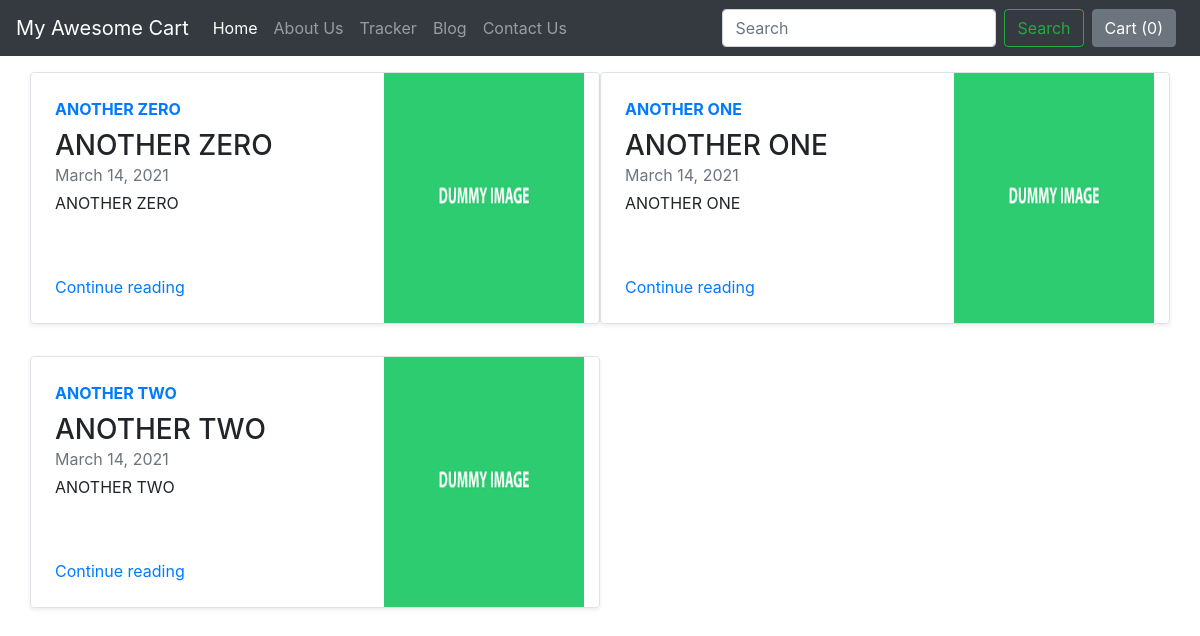
Page /blog/ on the earlier database version.
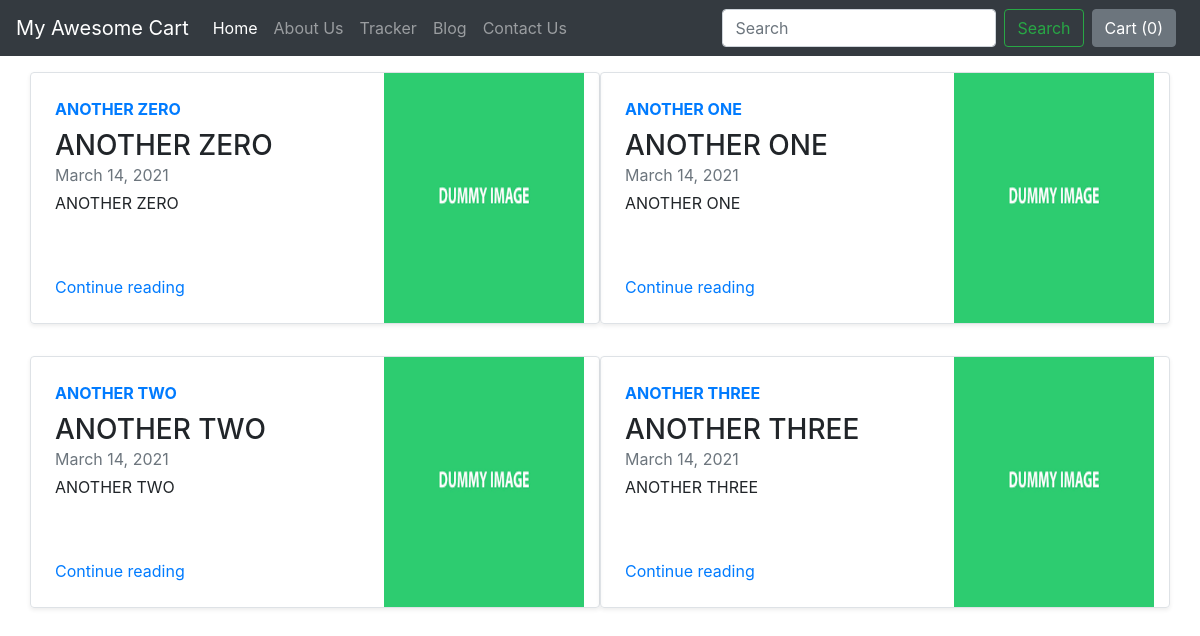
Same page on the later database version.
### blog/models.py (models this page shows, shortened)
class Blogpost(models.Model):
    post_id = models.AutoField(primary_key= True)
    title = models.CharField(max_length=50)
    head0 = models.CharField(max_length=500, default="")
    chead0 = models.CharField(max_length=5000, default="")
    head1 = models.CharField(max_length=500, default="")
    chead1 = models.CharField(max_length=5000, default="")
    head2 = models.CharField(max_length=500, default="")
    chead2 = models.CharField(max_length=5000, default="")
    pub_date = models.DateField()
    thumbnail = models.ImageField(upload_to='shop/images', default="")

### blog/views.py (the view)
# urls.py: path("", views.index, name = "blogHome"),
def index(request):
	myposts = Blogpost.objects.all()
	return render(request, "blog/index.html", {"myposts": myposts})

### blog/templates/blog/index.html (shortened to what this page needs)
{% extends "blog/basic.html" %}
{% block body %}
{% load static %}
<div class="container mt-3">
	<div class="row my-2">
		{% for item in myposts %}
		<div class="col-md-6">
			<div class="row g-0 border rounded overflow-hidden flex-md-row mb-4 shadow-sm h-md-250 position-relative">
				<div class="col p-4 d-flex flex-column position-static">
					<strong class="d-inline-block mb-2 text-primary">{{item.head0}}</strong>
					<h3 class="mb-0">{{item.title}}</h3>
					<div class="mb-1 text-muted">{{item.pub_date}}</div>
					<p class="card-text mb-auto">{{item.head1}}</p>
					<a href="blogpost/{{item.post_id}}" class="stretched-link">Continue reading</a>
				</div>
				<div class="col-auto d-none d-lg-block">
					<img src="/media/{{item.thumbnail}}" class="bd-placeholder-img" width="200" height="250"
						aria-label="Placeholder: Thumbnail">
				</div>
			</div>
		</div>
		{% if forloop.counter|divisibleby:2 %}
	</div>
	<div class="row my-2">
		{% endif %}
		{% endfor %}
	</div>
</div>
{% endblock %}

Differences in the rows shown:
added Blogpost: head0 "ANOTHER THREE", title "ANOTHER THREE", pub_date "March 14, 2021", head1 "ANOTHER THREE", thumbnail (picture)
